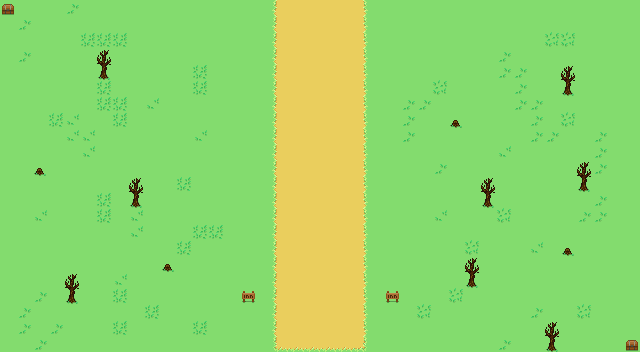

Below is a game level as drawn by its tile map, then a one-line description and the .tmx file that defines it, in full:
An orthogonal 40x22 tile map with 16x16 px tiles, 2 tile layers (Tile Layer 1, Tile Layer 2) and 21 objects.

<map version="1.4" tiledversion="1.4.3" orientation="orthogonal" renderorder="right-down" width="40" height="22" tilewidth="16" tileheight="16" infinite="0" nextlayerid="5" nextobjectid="31">
 <tileset firstgid="1" source="tileset1Set.tsx" />
 <layer id="1" name="Tile Layer 1" width="40" height="22">
  <data encoding="csv">
1,1,1,1,13,1,1,1,1,1,1,1,1,1,1,1,1,100,101,101,101,101,102,1,1,1,1,1,1,1,1,1,1,1,1,1,1,1,1,1,
1,13,1,1,1,1,1,1,1,1,1,1,1,1,1,1,1,100,101,101,101,101,102,1,1,1,1,1,1,1,1,1,1,1,1,1,1,1,1,1,
1,1,1,1,1,7,7,7,1,1,1,1,1,1,1,1,1,100,101,101,101,101,102,1,1,1,1,1,1,1,1,1,1,1,17,17,1,1,1,1,
1,13,1,1,1,1,1,1,1,1,1,1,1,1,1,1,1,100,101,101,101,101,102,1,1,1,1,1,1,1,1,13,1,1,1,1,1,1,1,1,
1,1,1,1,1,1,1,1,1,1,1,1,7,1,1,1,1,100,101,101,101,101,102,1,1,1,1,1,1,1,1,13,13,1,1,1,1,1,1,1,
1,1,1,1,1,1,7,1,1,1,1,1,7,1,1,1,1,100,101,101,101,101,102,1,1,1,1,17,1,1,1,1,13,1,1,1,1,1,1,1,
1,1,1,1,1,1,7,7,1,5,1,1,1,1,1,1,1,100,101,101,101,101,102,1,1,13,13,1,1,1,1,1,13,13,1,1,1,1,1,1,
1,1,1,7,5,1,1,7,1,1,1,1,1,1,1,1,1,100,101,101,101,101,102,1,1,13,1,1,1,1,1,1,1,13,1,17,1,1,1,1,
1,1,1,1,5,5,1,1,1,1,1,1,5,1,1,1,1,100,101,101,101,101,102,1,1,13,1,1,1,1,1,1,1,13,13,1,1,13,1,1,
1,1,1,1,1,5,1,1,1,1,1,1,1,1,1,1,1,100,101,101,101,101,102,1,1,1,1,1,1,1,1,5,1,1,1,1,1,13,1,1,
1,1,1,1,1,1,1,1,1,1,1,1,1,1,1,1,1,100,101,101,101,101,102,1,1,1,1,13,1,1,1,1,1,1,1,1,1,13,1,1,
1,1,1,1,1,1,1,1,1,1,1,7,1,1,1,1,1,100,101,101,101,101,102,1,1,1,1,1,1,1,1,1,1,1,1,1,1,1,1,1,
1,1,1,1,1,1,7,1,1,1,1,1,1,1,1,1,1,100,101,101,101,101,102,1,1,1,1,1,1,1,1,1,1,1,1,1,1,13,1,1,
1,1,5,1,1,1,7,1,5,1,1,1,1,1,1,1,1,100,101,101,101,101,102,1,1,1,1,5,1,1,1,17,1,1,1,1,13,13,1,1,
1,1,1,1,1,1,1,1,5,1,1,1,7,7,1,1,1,100,101,101,101,101,102,1,1,1,1,1,1,1,1,1,1,1,1,1,1,1,1,1,
1,1,1,1,1,1,1,1,1,1,1,7,1,1,1,1,1,100,101,101,101,101,102,1,1,1,1,1,1,17,1,1,1,5,1,1,1,1,1,1,
1,1,1,1,1,1,1,1,1,1,1,1,1,1,1,1,1,100,101,101,101,101,102,1,1,1,1,1,1,1,1,1,1,1,1,1,1,1,1,1,
1,1,1,1,1,1,1,5,1,1,1,1,1,1,1,1,1,100,101,101,101,101,102,1,1,1,1,1,1,1,1,1,1,1,1,1,1,1,1,1,
1,1,13,1,1,1,1,7,1,1,1,1,1,1,1,1,1,100,101,101,101,101,102,1,1,1,1,1,17,1,1,1,1,1,1,1,1,1,1,1,
1,13,1,1,1,1,1,1,1,7,1,1,1,1,1,1,1,100,101,101,101,101,102,1,1,1,17,1,1,1,1,1,1,13,1,1,17,1,1,1,
1,13,1,13,1,1,1,7,1,1,1,1,7,1,1,1,1,100,101,101,101,101,102,1,1,1,1,1,1,1,1,1,1,1,1,1,1,1,1,1,
1,1,13,1,1,1,1,1,1,1,1,1,1,1,1,1,1,111,112,112,112,112,113,1,1,1,1,1,1,1,1,13,1,1,1,1,1,1,1,1
</data>
 </layer>
 <layer id="2" name="Tile Layer 2" width="40" height="22">
  <properties>
   <property name="isBlocked" value="" />
  </properties>
  <data encoding="csv">
80,0,0,0,0,0,0,0,0,0,0,0,0,0,0,0,0,0,0,0,0,0,0,0,0,0,0,0,0,0,0,0,0,0,0,0,0,0,0,0,
0,0,0,0,0,0,0,0,0,0,0,0,0,0,0,0,0,0,0,0,0,0,0,0,0,0,0,0,0,0,0,0,0,0,0,0,0,0,0,0,
0,0,0,0,0,0,0,0,0,0,0,0,0,0,0,0,0,0,0,0,0,0,0,0,0,0,0,0,0,0,0,0,0,0,0,0,0,0,0,0,
0,0,0,0,0,0,22,0,0,0,0,0,0,0,0,0,0,0,0,0,0,0,0,0,0,0,0,0,0,0,0,0,0,0,0,0,0,0,0,0,
0,0,0,0,0,0,33,0,0,0,0,0,0,0,0,0,0,0,0,0,0,0,0,0,0,0,0,0,0,0,0,0,0,0,0,22,0,0,0,0,
0,0,0,0,0,0,0,0,0,0,0,0,0,0,0,0,0,0,0,0,0,0,0,0,0,0,0,0,0,0,0,0,0,0,0,33,0,0,0,0,
0,0,0,0,0,0,0,0,0,0,0,0,0,0,0,0,0,0,0,0,0,0,0,0,0,0,0,0,0,0,0,0,0,0,0,0,0,0,0,0,
0,0,0,0,0,0,0,0,0,0,0,0,0,0,0,0,0,0,0,0,0,0,0,0,0,0,0,0,10,0,0,0,0,0,0,0,0,0,0,0,
0,0,0,0,0,0,0,0,0,0,0,0,0,0,0,0,0,0,0,0,0,0,0,0,0,0,0,0,0,0,0,0,0,0,0,0,0,0,0,0,
0,0,0,0,0,0,0,0,0,0,0,0,0,0,0,0,0,0,0,0,0,0,0,0,0,0,0,0,0,0,0,0,0,0,0,0,0,0,0,0,
0,0,10,0,0,0,0,0,0,0,0,0,0,0,0,0,0,0,0,0,0,0,0,0,0,0,0,0,0,0,0,0,0,0,0,0,22,0,0,0,
0,0,0,0,0,0,0,0,22,0,0,0,0,0,0,0,0,0,0,0,0,0,0,0,0,0,0,0,0,0,22,0,0,0,0,0,33,0,0,0,
0,0,0,0,0,0,0,0,33,0,0,0,0,0,0,0,0,0,0,0,0,0,0,0,0,0,0,0,0,0,33,0,0,0,0,0,0,0,0,0,
0,0,0,0,0,0,0,0,0,0,0,0,0,0,0,0,0,0,0,0,0,0,0,0,0,0,0,0,0,0,0,0,0,0,0,0,0,0,0,0,
0,0,0,0,0,0,0,0,0,0,0,0,0,0,0,0,0,0,0,0,0,0,0,0,0,0,0,0,0,0,0,0,0,0,0,0,0,0,0,0,
0,0,0,0,0,0,0,0,0,0,0,0,0,0,0,0,0,0,0,0,0,0,0,0,0,0,0,0,0,0,0,0,0,0,0,10,0,0,0,0,
0,0,0,0,0,0,0,0,0,0,10,0,0,0,0,0,0,0,0,0,0,0,0,0,0,0,0,0,0,22,0,0,0,0,0,0,0,0,0,0,
0,0,0,0,22,0,0,0,0,0,0,0,0,0,0,0,0,0,0,0,0,0,0,0,0,0,0,0,0,33,0,0,0,0,0,0,0,0,0,0,
0,0,0,0,33,0,0,0,0,0,0,0,0,0,0,83,0,0,0,0,0,0,0,0,83,0,0,0,0,0,0,0,0,0,0,0,0,0,0,0,
0,0,0,0,0,0,0,0,0,0,0,0,0,0,0,0,0,0,0,0,0,0,0,0,0,0,0,0,0,0,0,0,0,0,0,0,0,0,0,0,
0,0,0,0,0,0,0,0,0,0,0,0,0,0,0,0,0,0,0,0,0,0,0,0,0,0,0,0,0,0,0,0,0,0,22,0,0,0,0,0,
0,0,0,0,0,0,0,0,0,0,0,0,0,0,0,0,0,0,0,0,0,0,0,0,0,0,0,0,0,0,0,0,0,0,33,0,0,0,0,80
</data>
 </layer>
 <objectgroup id="3" name="Object Layer 1">
  <object id="6" x="0.181818" y="0.181818" width="15.6364" height="15.6364" />
  <object id="8" x="96.1818" y="48.3636" width="15.6364" height="31.2727" />
  <object id="9" x="32.3333" y="160" width="15.6667" height="15.6667" />
  <object id="10" x="128.333" y="176.333" width="15.3333" height="31.3333" />
  <object id="11" x="448.333" y="112.333" width="15.6667" height="15.3333" />
  <object id="12" x="560" y="64.3333" width="16" height="31.3333" />
  <object id="13" x="576" y="160.333" width="15.6667" height="31.6667" />
  <object id="14" x="480" y="176" width="15.6667" height="31.3333" />
  <object id="15" x="624" y="336.333" width="15.6667" height="15" />
  <object id="16" x="544" y="320.333" width="16" height="31" />
  <object id="17" x="560.333" y="240" width="15.3333" height="16.3333" />
  <object id="18" x="464.333" y="256.333" width="15.6667" height="31" />
  <object id="19" x="384" y="288.333" width="16.3333" height="15.6667" />
  <object id="20" x="240.333" y="288.333" width="16" height="15.6667" />
  <object id="21" x="160.333" y="256.333" width="15.3333" height="15.3333" />
  <object id="22" x="64.3333" y="272.333" width="15.6667" height="31.6667" />
  <object id="25" x="-11.3333" y="0.666667" width="10.6667" height="350.667" />
  <object id="26" x="0" y="352" width="640" height="16.6667" />
  <object id="28" x="640.667" y="0.666667" width="16.6667" height="350.667" />
  <object id="29" x="0.666667" y="-16.6667" width="639.333" height="16.6667" />
 </objectgroup>
 <objectgroup id="4" name="Object Layer 2">
  <object id="30" x="277" y="0.666667" width="85.3333" height="4" />
 </objectgroup>
</map>
